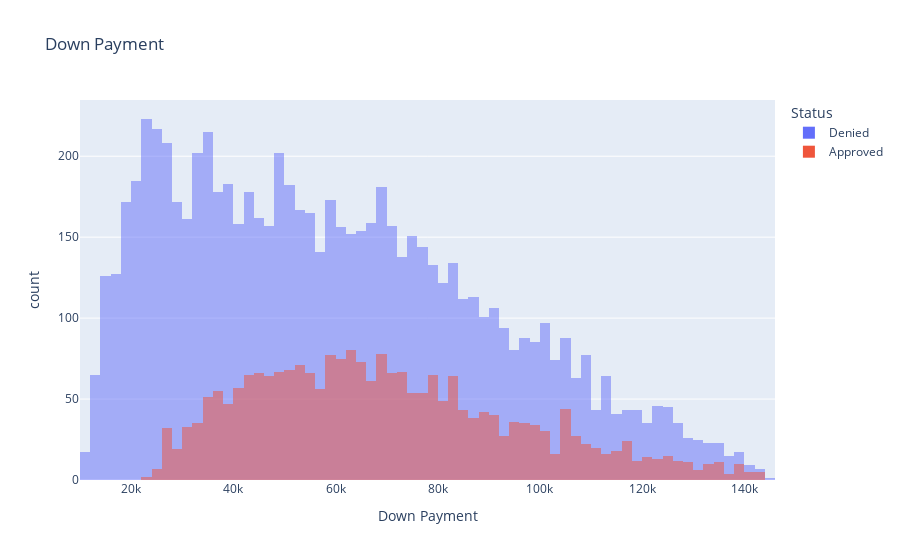

This figure's notebook cell:
### Code cell
px.histogram(df, x="DownPayment", color="Status", barmode="overlay", title="Down Payment",
                labels={"DownPayment": "Down Payment", "Status": "Status"})

### Figure 1 — Plotly figure (JSON) as saved in the notebook; plotly's stock layout.template omitted (floating-point values rounded to 4 significant figures; data arrays with more than 128 entries replaced by an {"elided": "..."} marker saying what was removed)
{"data": [{"alignmentgroup": "True", "bingroup": "x", "hovertemplate": "Status=Denied<br>Down Payment=%{x}<br>count=%{y}<extra></extra>", "legendgroup": "Denied", "marker": {"color": "#636efa", "opacity": 0.5, "pattern": {"shape": ""}}, "name": "Denied", "offsetgroup": "Denied", "orientation": "v", "showlegend": true, "type": "histogram", "x": {"elided": "7636 float values"}, "xaxis": "x", "yaxis": "y"}, {"alignmentgroup": "True", "bingroup": "x", "hovertemplate": "Status=Approved<br>Down Payment=%{x}<br>count=%{y}<extra></extra>", "legendgroup": "Approved", "marker": {"color": "#EF553B", "opacity": 0.5, "pattern": {"shape": ""}}, "name": "Approved", "offsetgroup": "Approved", "orientation": "v", "showlegend": true, "type": "histogram", "x": {"elided": "2364 float values"}, "xaxis": "x", "yaxis": "y"}], "layout": {"barmode": "overlay", "legend": {"title": {"text": "Status"}, "tracegroupgap": 0}, "title": {"text": "Down Payment"}, "xaxis": {"anchor": "y", "domain": [0, 1], "title": {"text": "Down Payment"}}, "yaxis": {"anchor": "x", "domain": [0, 1], "title": {"text": "count"}}}}
